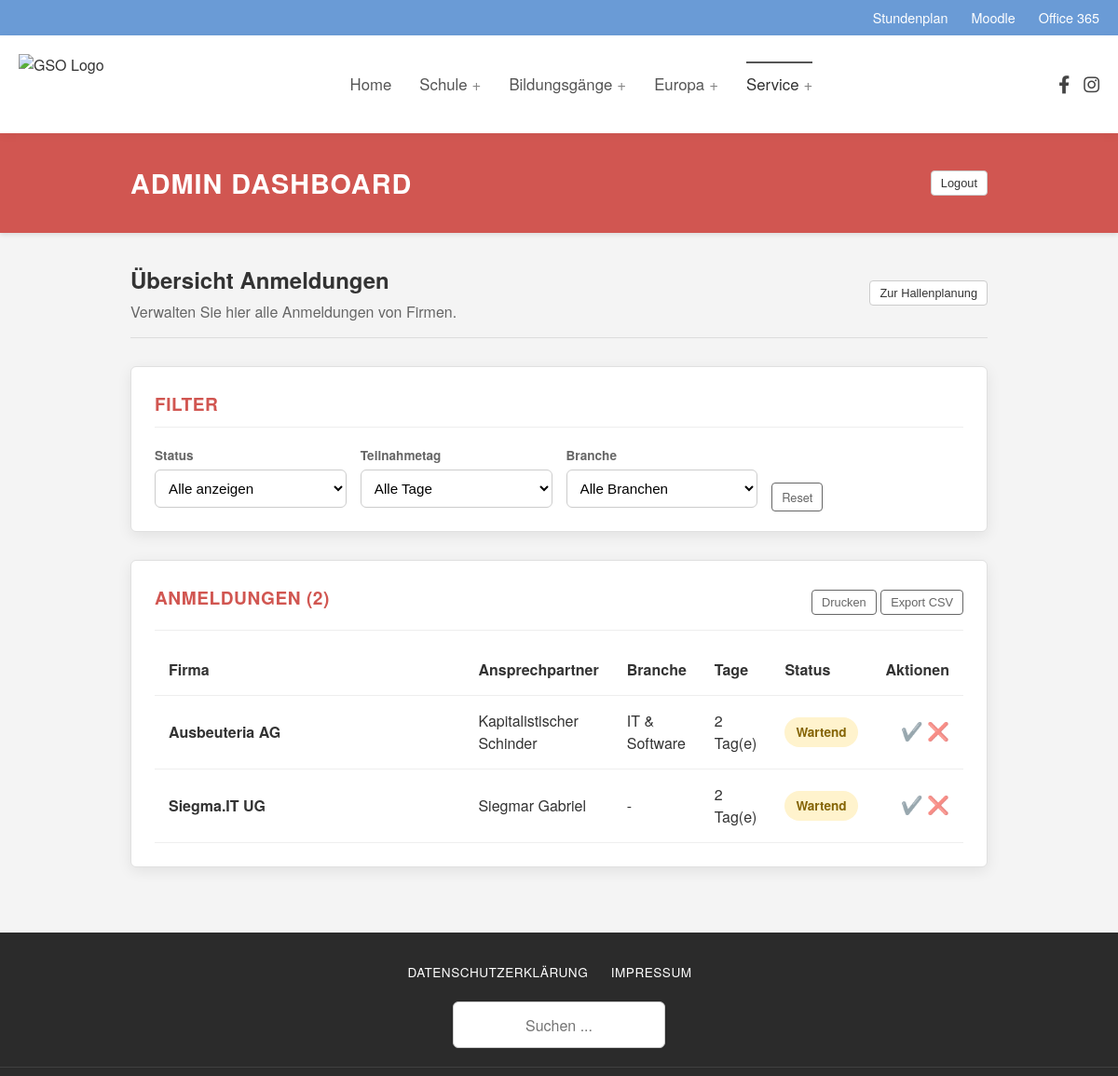
The page /dashboard (signed in, upper part) on the database as committed earlier.
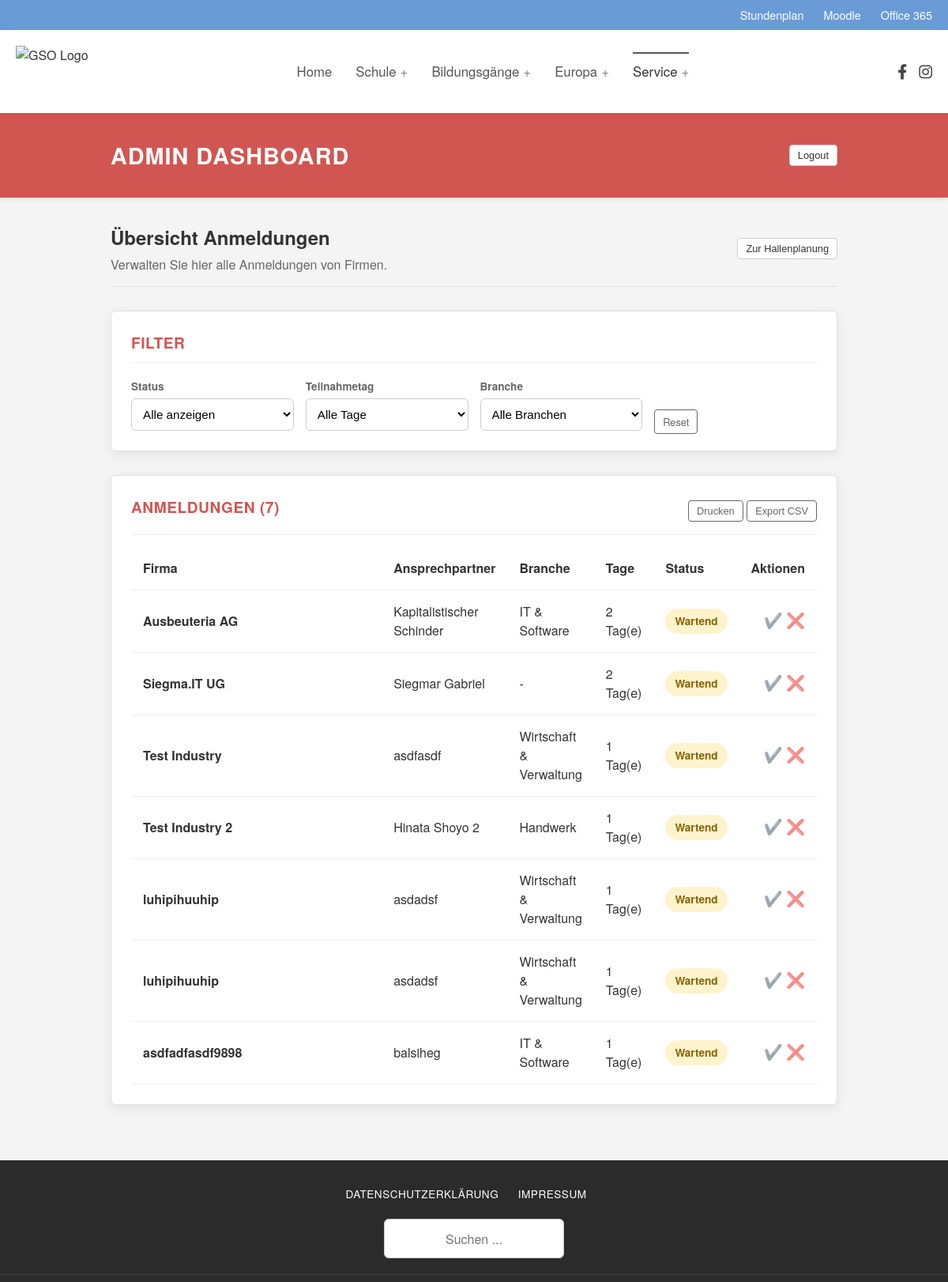
The same page on the database as committed later.
### database/models.py (models this page shows)
class Booking(Schema):
    __tablename__ = 'bookings'
    id = mapped_column(Integer, primary_key=True)
    user_id = mapped_column(Integer, ForeignKey('users.id'), nullable=False)
    event_year = mapped_column(Integer, nullable=False, default=datetime.now().year)
    first = mapped_column(Boolean, nullable=False, default=False)
    second = mapped_column(Boolean, nullable=False, default=False)
    status = mapped_column(Enum(BookingStatus), nullable=False, default=BookingStatus.pending)
    chairs_needed = mapped_column(Integer, nullable=False, default=0)
    tables_needed = mapped_column(Integer, nullable=False, default=0)
    remarks = mapped_column(String, nullable=True)
    presentation = mapped_column(String, nullable=True)
    user = relationship("User", back_populates="bookings")
    UniqueConstraint('user_id', 'event_year')

class User(Schema):
    __tablename__ = 'users'
    id = mapped_column(Integer, primary_key=True)
    name = mapped_column(String, nullable=False)
    industry = mapped_column(String, nullable=True)
    contact_person = mapped_column(String, nullable=True)
    phone = mapped_column(String, nullable=True)
    email = mapped_column(String, nullable=False, unique=True)
    street = mapped_column(String, nullable=True)
    zip = mapped_column(String, nullable=True)
    city = mapped_column(String, nullable=True)
    support_association = mapped_column(Boolean, nullable=False, default=False)
    is_admin = mapped_column(Boolean, nullable=False, default=False)
    tokens = relationship("Token", back_populates="user")
    bookings = relationship("Booking", back_populates="user")

### app.py (the view, shortened to what this page needs)
@app.route('/marketplace')
@app.route('/dashboard')
@login_required
def dashboard():
    this_year = datetime.now().year
    if current_user.is_admin:
        template = 'admin_dashboard.html'
        bookings = get_bookings(**transform_filters(request.args), event_year=this_year)
    return render_template(template, user=current_user, bookings=bookings)

### app.py (called while the page is built)
@login_manager.user_loader
def load_user(user_id) -> Optional[Authenticated[User]]:
    try:
        user_id = int(user_id)
        user_record = db.query(User).filter_by(id=user_id).one()
        return Authenticated(user_record)
    except Exception:
        print(f'[WARN] user id not found: {user_id}')
        return None

### auth.py (called while the page is built)
    def __getattr__(self, attr):
        return getattr(self.record, attr)

### db.py (called while the page is built)
def get_bookings(**filters) -> list[Booking]:
    user_filters = {}
    if filters.get('industry') is not None:
        user_filters['industry'] = filters.pop('industry')
    query = db.query(Booking).filter_by(**filters)
    query = query.join(User).filter_by(**user_filters)
    return [decorate(booking) for booking in query.all()]

def decorate(booking):
    booking.duration = booking.first + booking.second
    return booking

### input.py (called while the page is built, shortened)
def transform_filters(qparams: MultiDict[str, str]) -> dict[str, Any]:
    db_filters = {}
    if 'status' in qparams and qparams['status'] != 'all':
        db_filters['status'] = qparams['status']
    if 'industry' in qparams and qparams['industry'] != 'all':
        db_filters['industry'] = qparams['industry']
    return db_filters

### templates/admin_dashboard.html (shortened to what this page needs)
{% extends "baseLayout.html" %}
{% block content %}
{% set booking_list = bookings|list %}
{% set industry_names = {
    'it': 'IT & Software',
    'finance': 'Wirtschaft & Verwaltung',
    'craft': 'Handwerk'
} %}
<div class="full-width-banner">
  <div class="banner-inner">
    <h1>Admin Dashboard</h1>
    <form action="/logout"><button class="btn-small-outline btn-white-background">Logout</button></form>
  </div>
</div>
<div class="dashboard-container">
  <div class="dashboard-intro">
    <div>
      <h2 class="welcome-title">Übersicht Anmeldungen</h2>
      <p class="welcome-sub">Verwalten Sie hier alle Anmeldungen von Firmen.</p>
    </div>
    <form action="/admin/floorplan"><button class="btn-small-outline btn-white-background">Zur Hallenplanung</button></form>
  </div>
  <section class="dash-card filter-card">
    <h3 class="card-title">Filter</h3>
    <form class="filter-grid" method="GET" action="{{ url_for('dashboard') }}">
      <div class="filter-group">
        <label for="filter-status">Status</label>
        <select id="filter-status" name="status" class="admin-select" onchange="this.form.submit()">
          <option value="all" {% if request.args.get('status') == 'all' or not request.args.get('status') %}selected{% endif %}>Alle anzeigen</option>
        </select>
      </div>
      <div class="filter-group">
        <label for="filter-day">Teilnahmetag</label>
        <select id="filter-day" name="day" class="admin-select" onchange="this.form.submit()">
          <option value="all" {% if request.args.get('day') == 'all' or not request.args.get('day') %}selected{% endif %}>Alle Tage</option>
        </select>
      </div>
      <div class="filter-group">
        <label for="filter-industry">Branche</label>
        <select id="filter-industry" name="industry" class="admin-select" onchange="this.form.submit()">
          <option value="all" {% if request.args.get('industry') == 'all' or not request.args.get('industry') %}selected{% endif %}>Alle Branchen</option>
        </select>
      </div>
      <div class="filter-actions">
        <a href="{{ url_for('dashboard') }}" class="btn-small-outline">
            Reset
        </a>
      </div>
    </form>
  </section>
  <div id="bookings">
    <section class="dash-card results-card">
      <div class="header-row">
        <h3 class="card-title" style="margin-bottom:0; border:none;">Anmeldungen ({{ booking_list|length }})</h3>
        <div class="no-print">
          <button class="btn-small-outline" onclick="printElement('bookings')">Drucken</button>
          <button class="btn-small-outline" onclick="exportCSV('bookings')">Export CSV</button>
        </div>
      </div>
      <div class="table-responsive">
        <table class="admin-table">
          <thead>
            <tr>
              <th>Firma</th>
              <th>Ansprechpartner</th>
              <th>Branche</th>
              <th>Tage</th>
              <th>Status</th>
              <th class="text-right no-print">Aktionen</th>
            </tr>
          </thead>
          <tbody>
          {% for booking in booking_list %}
            <tr>
              <td data-label="Firma" class="fw-bold">{{ booking.user.name }}</td>
              <td data-label="Ansprechpartner">{{ booking.user.contact_person }}</td>
              <td data-label="Branche">
                {% if booking.user.industry %}
                  {{ industry_names.get(booking.user.industry, booking.user.industry) }}
                {% else %}
                  -
                {% endif %}
              </td>
              <td data-label="Dauer">{{ booking.duration }} Tag(e)</td>
              <td data-label="Status">
                <span class="status-badge status-{{ booking.status.name|lower }}">
                  {{ booking.status.value }}
                </span>
              </td>
              <td data-label="Aktionen" class="text-right action-cell no-print">
                <form action="/admin/booking/{{ booking.id }}/confirm" method="POST" style="display:inline;">
                  <button type="submit" class="btn-icon btn-approve" title="Anmeldung bestätigen">
                      ✔️
                  </button>
                </form>
                <form action="/admin/booking/{{ booking.id }}/reject" method="POST" style="display:inline;" onsubmit="return confirm('Möchten Sie diese Anmeldung wirklich ablehnen?');">
                  <button type="submit" class="btn-icon btn-reject" title="Anmeldung ablehnen">
                      ❌
                  </button>
                </form>
              </td>
            </tr>
          {% endfor %}
          </tbody>
        </table>
      </div>
    </section>
  </div>
</div>
{% endblock %}

### templates/baseLayout.html (shortened to what this page needs)
<!DOCTYPE html>
<html lang="de">
<head>
    <link rel="stylesheet" href="https://cdnjs.cloudflare.com/ajax/libs/font-awesome/6.4.0/css/all.min.css">
    <link rel="stylesheet" href="{{ url_for('static', filename='css/baseStyle.css') }}">
    <link rel="stylesheet" href="{{ url_for('static', filename='css/marketplace.css') }}">
    <link rel="stylesheet" href="{{ url_for('static', filename='css/dashboard.css') }}">
</head>
<body>
    <div class="top-bar">
        <div class="container-width top-bar-inner">
            <a href="#">Stundenplan</a>
            <a href="#">Moodle</a>
            <a href="#">Office 365</a>
        </div>
    </div>
    <header class="site-header">
        <div class="container-width header-inner">
            <div class="branding">
                <a href="/">
                    <img src="https://www.gso-koeln.de/wp-content/uploads/2020/06/cropped-LOGO-GSO_neu.png" alt="GSO Logo">
                </a>
            </div>
            <nav class="main-navigation">
                <ul class="nav-list">
                    <li class="nav-item {% block homenav %}{% endblock %}"><a href="/">Home</a></li>
                    <li class="nav-item has-sub"><a href="#">Schule</a></li>
                    <li class="nav-item has-sub"><a href="#">Bildungsgänge</a></li>
                    <li class="nav-item has-sub"><a href="#">Europa</a></li>
                    <li class="nav-item has-sub {% block servicenav %}current-menu-item{% endblock %}">
                        <a href="#">Service</a>
                    </li>
                </ul>
            </nav>
            <div class="header-socials">
                <a href="#" aria-label="Facebook"><i class="fab fa-facebook-f"></i></a>
                <a href="#" aria-label="Instagram"><i class="fab fa-instagram"></i></a>
            </div>
        </div>
    </header>
    {% block content %}
    {% endblock %}
    <div class="footer-wrapper">
        <div class="container-width footer-meta-top">
            <div class="footer-links">
                <a href="#">DATENSCHUTZERKLÄRUNG</a>
                <a href="#">IMPRESSUM</a>
            </div>
            <div class="footer-search">
                <form action="#">
                    <input type="text" placeholder="Suchen ...">
                    <button type="submit"><i class="fas fa-search"></i></button>
                </form>
            </div>
        </div>
    </div>
</body>
</html>

### static/css/baseStyle.css (style rules this page uses)
* { box-sizing: border-box; }
body { margin: 0; padding: 0; font-family: "Fira Sans", "Helvetica Neue", Arial, sans-serif; color: #333; background-color: #f9f9f9; line-height: 1.5; }
a { text-decoration: none; color: inherit; transition: color 0.2s ease; }
ul { list-style: none; padding: 0; margin: 0; }
.container-width { max-width: 1240px; margin: 0 auto; padding: 0 20px; }
.top-bar { background-color: #6a9bd6; color: #fff; font-size: 0.9rem; padding: 8px 0; }
.top-bar-inner { display: flex; justify-content: flex-end; gap: 25px; }
.top-bar a { color: #fff; font-weight: 500; }
.site-header { background-color: #fff; padding: 20px 0; box-shadow: 0 2px 10px rgba(0,0,0,0.05); position: relative; z-index: 100; }
.header-inner { display: flex; align-items: center; justify-content: space-between; }
.branding img { height: 65px; width: auto; display: block; }
.main-navigation .nav-list { display: flex; gap: 30px; margin: 0; padding: 0; }
.nav-item { position: relative; }
.nav-link, .nav-item a { color: #555; font-weight: 500; font-size: 1.05rem; padding: 10px 0; position: relative; }
.nav-item.has-sub > a::after { content: '+'; margin-left: 5px; font-weight: 400; color: #888; }
.nav-item.current-menu-item > a { color: #333; border-top: 2px solid #555; }
.header-socials { display: flex; gap: 15px; }
.header-socials a { color: #444; font-size: 1.2rem; }
.footer-wrapper { background-color: #2b2b2b; color: #ccc; padding-top: 30px; }
.footer-meta-top { display: flex; justify-content: space-between; align-items: center; margin-bottom: 30px; border-bottom: 1px solid rgba(255,255,255,0.1); padding-bottom: 20px; }
.footer-links a { color: #fff; font-size: 0.85rem; margin-right: 20px; text-transform: uppercase; letter-spacing: 0.5px; }
.footer-search { position: relative; }
.footer-search input { background: transparent; border: none; border-bottom: 1px solid #777; padding: 5px 25px 5px 0; color: #000; font-size: 0.9rem; outline: none; width: 200px; text-align: right; }
.footer-search button { position: absolute; right: 0; top: 5px; background: none; border: none; color: #fff; cursor: pointer; }
.footer-meta-top { flex-direction: column; gap: 20px; }
.footer-search input { text-align: center; }

### static/css/marketplace.css (style rules this page uses)
:root { --gso-red: #d15651; --gso-blue: #6a9bd6; --gso-blue-hover: #5a8bc6; --text-color: #333; --text-muted: #666; --bg-color: #f4f4f4; --border-color: #ccc; --input-border: #ced4da; --input-focus: #6a8ecf; --card-shadow: 0 4px 15px rgba(0,0,0,0.1); --radius: 4px; }
* { box-sizing: border-box; }
body { font-family: "Fira Sans", "Helvetica Neue", Arial, sans-serif; background-color: var(--bg-color); margin: 0; color: var(--text-color); line-height: 1.5; }
label, .day-label, .label-text { font-weight: 600; margin-bottom: 0.5rem; color: var(--text-color); font-size: 0.95rem; display: block; }
input[type="text"], input[type="password"], input[type="email"], input[type="number"], input[type="tel"], textarea { padding: 0.8rem; font-size: 1rem; border: 1px solid var(--border-color); border-radius: var(--radius); width: 100%; transition: border-color 0.3s, box-shadow 0.3s; background: #fff; font-family: inherit; box-sizing: border-box; }

Rows that differ between the two databases and show on the page:
added Booking: user.name "Test Industry", user.contact_person "asdfasdf", duration "1", status.value "Wartend"
added User: get "Wirtschaft & Verwaltung"
added Booking: user.name "Test Industry 2", user.contact_person "Hinata Shoyo 2", duration "1", status.value "Wartend"
added User: get "Handwerk"
added Booking: user.name "luhipihuuhip", user.contact_person "asdadsf", duration "1", status.value "Wartend"
added User: get "Wirtschaft & Verwaltung"
added Booking: user.name "luhipihuuhip", user.contact_person "asdadsf", duration "1", status.value "Wartend"
added Booking: user.name "asdfadfasdf9898", user.contact_person "balsiheg", duration "1", status.value "Wartend"
added User: get "IT & Software"
Other text that changed with them:
{{ booking_list|length }}: "2" → "7"
